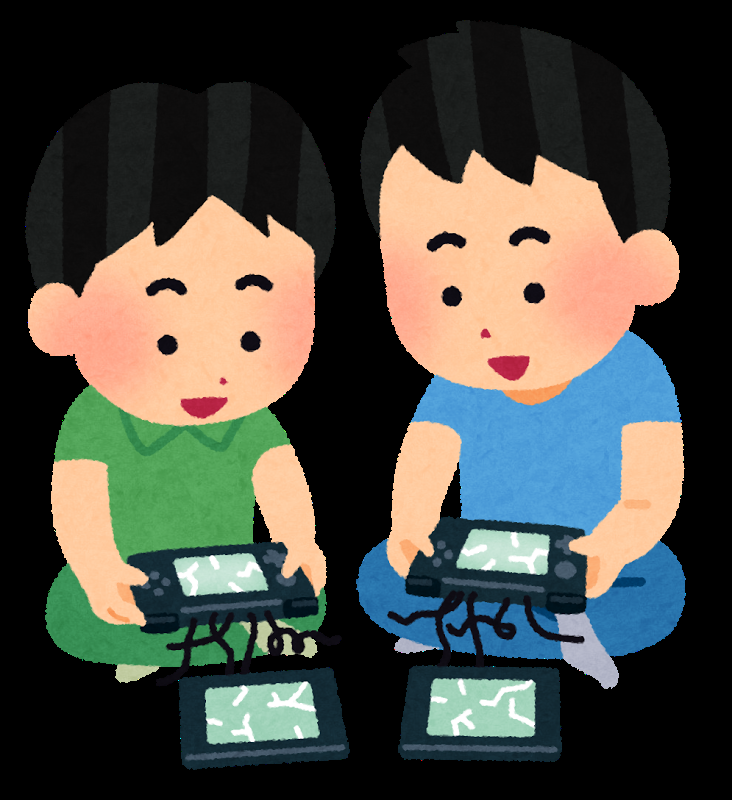
%> input picture image/game_keitai_broken_kids.png, 732 x 800 px
$ octave kadai10.m   (GNU Octave 9; MATLAB toolbox functions it lacks are replaced by stand-ins)
%> lines starting %> are read from the running program, lines starting %| are printed output that depends on the picture; in (x1, y1, x2, y2) boxes, pixels count from 0 and x2, y2 are one past the last pixel; in counts of white or black regions, pixels touching at a corner belong together; the program's own positions count from 1
% 課題10 画像のエッジ抽出
% 次のプログラムを参考にして，エッジ抽出を体験せよ．
% 各自，Lenna以外の画像を用いよ．
% 例

clearvars; close all; clc;

ORG = imread('image/game_keitai_broken_kids.png'); % 原画像の入力
%> ORG is the input picture: size 800x732x3 uint8; mean R, G, B 75.5, 75.6, 67.7
ORG = rgb2gray(ORG); %カラーからグレイへの変換
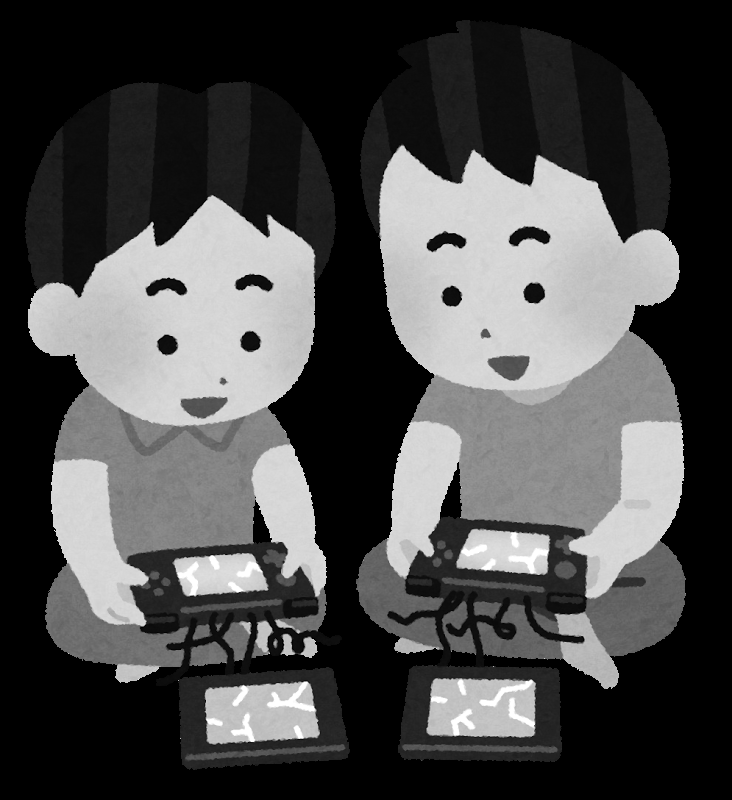
%> ORG: size 800x732 uint8; min 0, max 255, mean 74.6
imagesc(ORG); colormap('gray'); colorbar; axis image;% 画像表示
pause; % 一時停止

IMG = edge(ORG,'prewitt'); % エッジ抽出（プレウィット法）
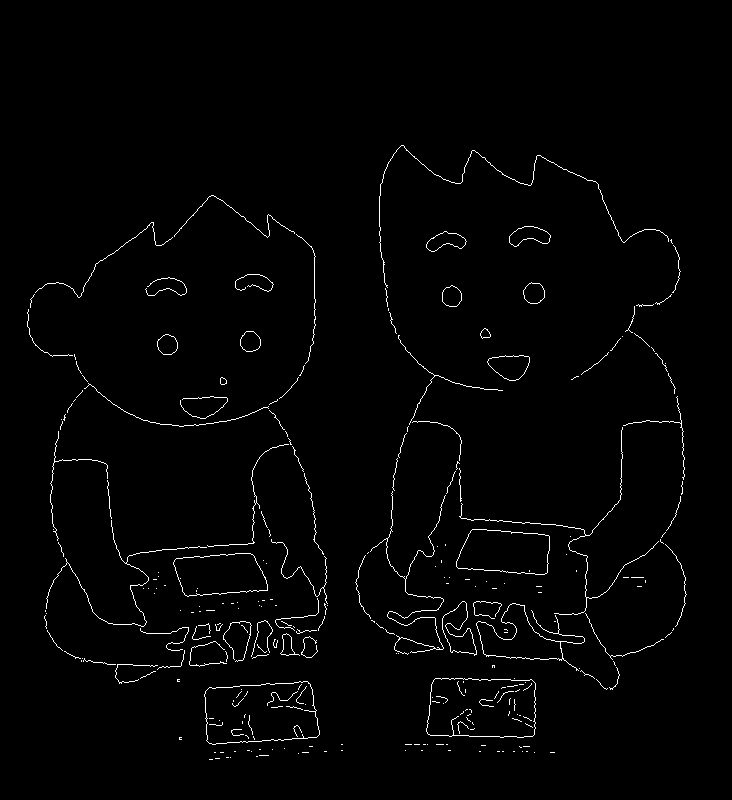
%> IMG: size 800x732 logical; 1.6% white in thin lines or dots, all inside (x1, y1, x2, y2) = (27, 145, 687, 760)
imagesc(IMG); colormap('gray'); colorbar; axis image;% 画像表示
pause; % 一時停止

IMG = edge(ORG,'sobel'); % エッジ抽出（ソベル法）
%> IMG: size 800x732 logical; 1.6% white in thin lines or dots, all inside (x1, y1, x2, y2) = (27, 145, 687, 761)
imagesc(IMG); colormap('gray'); colorbar; axis image;% 画像表示
pause; % 一時停止

IMG = edge(ORG,'canny'); % エッジ抽出（キャニー法）
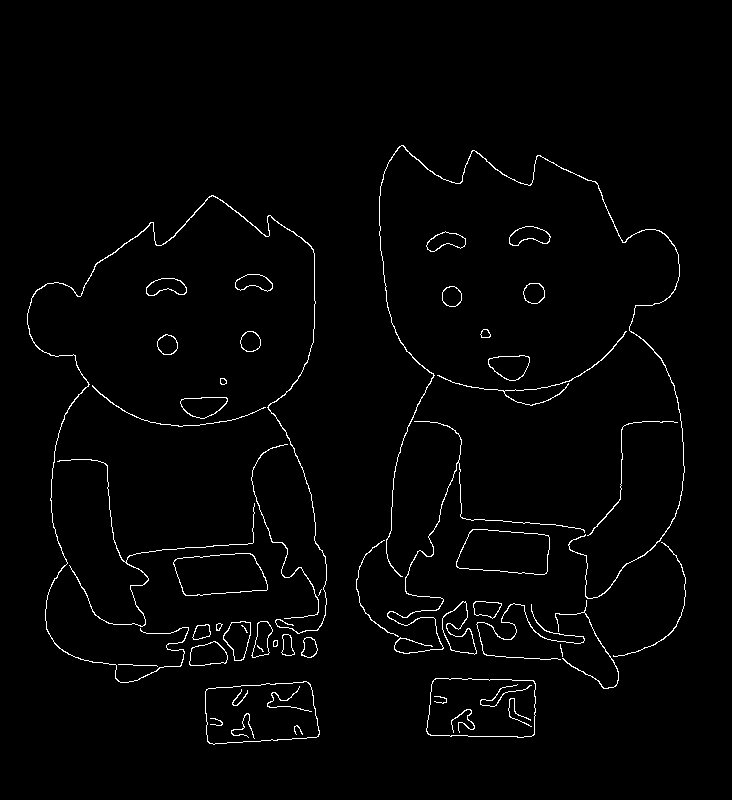
%> IMG: size 800x732 logical; 1.8% white in thin lines or dots, all inside (x1, y1, x2, y2) = (27, 145, 686, 745)
imagesc(IMG); colormap('gray'); colorbar; axis image;% 画像表示

return;
